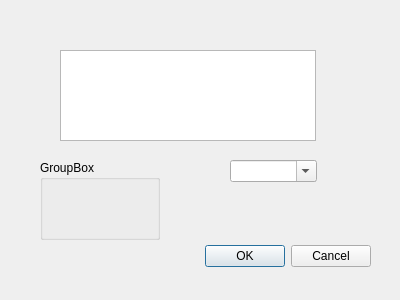
<?xml version="1.0" encoding="UTF-8"?>
<ui version="4.0">
 <class>Dialog</class>
 <widget class="QDialog" name="Dialog">
  <property name="windowModality">
   <enum>Qt::ApplicationModal</enum>
  </property>
  <property name="geometry">
   <rect>
    <x>0</x>
    <y>0</y>
    <width>400</width>
    <height>300</height>
   </rect>
  </property>
  <property name="windowTitle">
   <string>Dialog</string>
  </property>
  <widget class="QDialogButtonBox" name="buttonBox">
   <property name="geometry">
    <rect>
     <x>30</x>
     <y>240</y>
     <width>341</width>
     <height>32</height>
    </rect>
   </property>
   <property name="orientation">
    <enum>Qt::Horizontal</enum>
   </property>
   <property name="standardButtons">
    <set>QDialogButtonBox::Cancel|QDialogButtonBox::Ok</set>
   </property>
  </widget>
  <widget class="QListView" name="listView">
   <property name="geometry">
    <rect>
     <x>60</x>
     <y>50</y>
     <width>256</width>
     <height>91</height>
    </rect>
   </property>
  </widget>
  <widget class="QGroupBox" name="groupBox">
   <property name="geometry">
    <rect>
     <x>40</x>
     <y>160</y>
     <width>120</width>
     <height>80</height>
    </rect>
   </property>
   <property name="title">
    <string>GroupBox</string>
   </property>
  </widget>
  <widget class="QComboBox" name="comboBox">
   <property name="geometry">
    <rect>
     <x>230</x>
     <y>160</y>
     <width>87</width>
     <height>22</height>
    </rect>
   </property>
   <property name="editable">
    <bool>true</bool>
   </property>
   <property name="currentIndex">
    <number>-1</number>
   </property>
  </widget>
 </widget>
 <resources/>
 <connections>
  <connection>
   <sender>buttonBox</sender>
   <signal>accepted()</signal>
   <receiver>Dialog</receiver>
   <slot>accept()</slot>
   <hints>
    <hint type="sourcelabel">
     <x>248</x>
     <y>254</y>
    </hint>
    <hint type="destinationlabel">
     <x>157</x>
     <y>274</y>
    </hint>
   </hints>
  </connection>
  <connection>
   <sender>buttonBox</sender>
   <signal>rejected()</signal>
   <receiver>Dialog</receiver>
   <slot>reject()</slot>
   <hints>
    <hint type="sourcelabel">
     <x>316</x>
     <y>260</y>
    </hint>
    <hint type="destinationlabel">
     <x>286</x>
     <y>274</y>
    </hint>
   </hints>
  </connection>
 </connections>
</ui>
